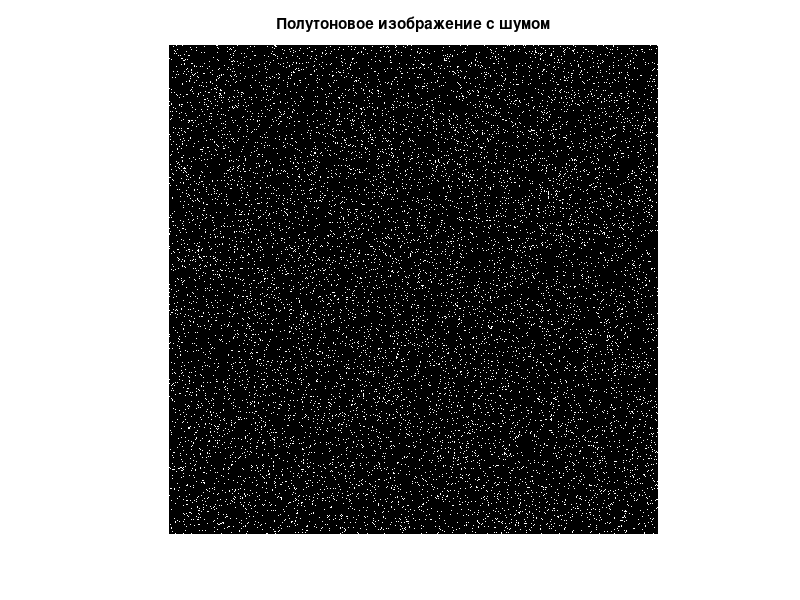

This chart was generated by the following MATLAB code: (Note: this script raises an error after producing the figure.)
% 1
empty_image = uint8(zeros(800, 800));

% 2
noise_density = 0.1;
noise_image = imnoise(empty_image, 'salt & pepper', noise_density);
imshow(noise_image)
title(['Полутоновое изображение с шумом'])
pause

% 3
histogram(noise_image(:));
xlabel('Яркость пикселя');
ylabel('Частота');
title(['Гистограмма распределения полученного изображения шума'])
saveas(gcf, 'C:\Users\arsen\OneDrive\Desktop\ЦОИ\DIP\Lab2\noise_histogram.png');

% 4
obj1 = uint8(ones(800, 800) * 255);
x1 = 200; y1 = 1; % верхний левый угол
x2 = 600; y2 = 800; % нижний правый угол
obj1(y1:y2, x1:x2) = 0; % заполняю прямоугольник черным


imwrite(obj1, 'C:\Users\arsen\OneDrive\Desktop\ЦОИ\DIP\Lab2\object_image.png');

% 5
scaled_image_nearest = imresize(obj1, 2, 'nearest');
scaled_image_bilinear = imresize(obj1, 2, 'bilinear');
imwrite(scaled_image_nearest, 'C:\Users\arsen\OneDrive\Desktop\ЦОИ\DIP\Lab2\scaled_image_nearest.png');
imwrite(scaled_image_bilinear, 'C:\Users\arsen\OneDrive\Desktop\ЦОИ\DIP\Lab2\scaled_image_bilinear.png');

% 6
obj2 = uint8(ones(800, 800) * 255);
x1 = 200; y1 = 1; % верхний левый угол
x2 = 600; y2 = 800; % нижний правый угол
obj2(y1:y2, x1:x2) = 0; % делаю опять прямоугольник
obj2(x1:x2, y1:y2) = 0; % накладываю такой же прямоугольник, чтобы плюсик получился

% фигуру квадрат в квадрате сделал просто наложением 4-х квадратов то черный, то белый
obj3 = uint8(ones(800, 800) * 255);
obj3(:) = 0;
obj3(50:750, 50:750) = 255;
obj3(150:650, 150:650) = 0;
obj3(200:600, 200:600) = 255; 
%imshow(obj3)

plane = uint8(ones(2400, 2400));
plane(1:2400, 1:2400) = 255;

% Располагаю изображения на плоскости
plane(1:800, 1:800) = obj2; % 2 объект в левом верхнем углу
plane(801:1600, 801:1600) = obj1; % 1 объект в центре
plane(1601:2400, 1601:2400) = obj3; % 3 объект внизу справа
noise_plane = imnoise(plane, 'salt & pepper', noise_density);
%imshow(noise_plane)

% 7. Зеркальное отражение по горизонтали
img_flip_hor = flip(noise_plane, 2);
imwrite(img_flip_hor, 'C:\Users\arsen\OneDrive\Desktop\ЦОИ\DIP\Lab2\img_flip_hor.png');

% 8. Зеркальное отражение по вертикали
img_flip_ver = flip(noise_plane, 1);
imwrite(img_flip_ver, 'C:\Users\arsen\OneDrive\Desktop\ЦОИ\DIP\Lab2\img_flip_ver.png');

% 9. Поворот изображения по часовой стрелке на 45°
img_rot_45_cw = imrotate(noise_plane, -45);
imwrite(img_rot_45_cw, 'C:\Users\arsen\OneDrive\Desktop\ЦОИ\DIP\Lab2\img_rot_45_cw.png');

% 10. Поворот изображения против часовой стрелки на 45°
img_rot_45_ccw = imrotate(noise_plane, 45);
imwrite(img_rot_45_ccw, 'C:\Users\arsen\OneDrive\Desktop\ЦОИ\DIP\Lab2\img_rot_45_ccw.png');

% 11. Выбор изображения фона
fon = imread('C:\Users\arsen\OneDrive\Desktop\ЦОИ\DIP\Lab2\Fon\Fon.png');
% 12
crop_fon = imcrop(fon, [1 1 799 799]); 
% 13
dark_fon = crop_fon / 4;
% 14
gray_dark_fon = rgb2gray(dark_fon);
scaled_gray_dark_fon = imresize(gray_dark_fon, 2, 'nearest');
scaled_gray_dark_fon(1:800, 1:800) = obj2; % 2 объект в левом верхнем углу
scaled_gray_dark_fon(801:1600, 801:1600) = obj1; % 1 объект внизу справа
noise_sgdf = imnoise(scaled_gray_dark_fon, 'salt & pepper', noise_density);
imwrite(noise_sgdf, 'C:\Users\arsen\OneDrive\Desktop\ЦОИ\DIP\Lab2\fon_obj12_noise.png');
% 15
neg_ns = imcomplement(noise_sgdf);
imwrite(neg_ns, 'C:\Users\arsen\OneDrive\Desktop\ЦОИ\DIP\Lab2\neg.png');
% 16
gray_dark_fon2 = rgb2gray(dark_fon);
scaled_gray_dark_fon2 = imresize(gray_dark_fon2, 2, 'nearest');
scaled_gray_dark_fon2(401:1200, 401:1200) = obj3; % 3 объект в центре
noise_sgdf2 = imnoise(scaled_gray_dark_fon2, 'salt & pepper', noise_density);
imwrite(noise_sgdf2, 'C:\Users\arsen\OneDrive\Desktop\ЦОИ\DIP\Lab2\fon_obj3_noise.png');
% 17
diff = abs(noise_sgdf) - (noise_sgdf2);
imwrite(diff, 'C:\Users\arsen\OneDrive\Desktop\ЦОИ\DIP\Lab2\diff.png');
